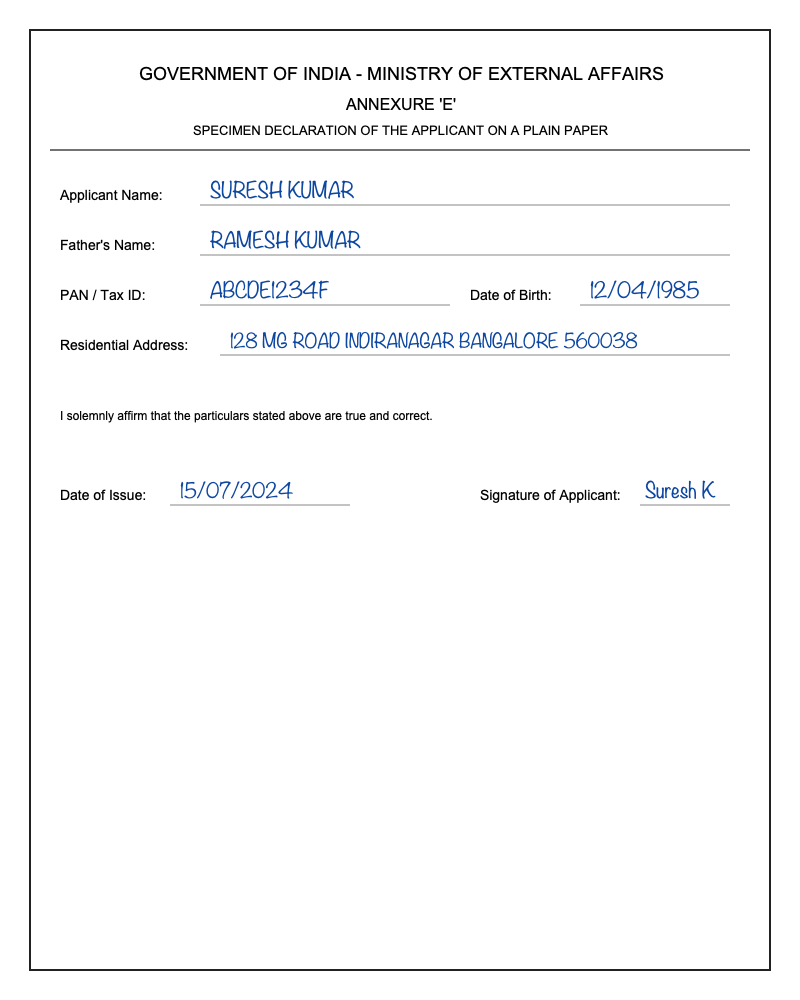
#> input picture test_corpus/handwritten_eval/01_neatly_handwritten_answers.png, 800 x 1000 px
$ python -i ocr_service.py   (imports and definitions only)
#> lines starting #> are read from the running program, lines starting #| are printed output that depends on the picture
#> further down, picture is the input picture: PIL image 800x1000 RGBA; mean R, G, B, A 248.3, 248.7, 249.4, 255
"""
TypeNull Document Intelligence - OCR Service
Preprocessing with Pillow and text extraction via pytesseract
"""

from typing import Tuple, Optional
import io
import re
from PIL import Image, ImageEnhance, ImageFilter

try:
    import pytesseract
except ImportError:
    pytesseract = None


def preprocess_image_for_ocr(image: Image.Image) -> Image.Image:
    """
    Applies standard contrast enhancement, grayscale conversion, and slight sharpening
    to improve character edge recognition for scanned certificates and mobile camera captures.
    """
    # 1. Convert to grayscale
    img = image.convert("L")

    # 2. Resize if image is too small (boost DPI equivalent)
    if img.width < 1000 or img.height < 1000:
        scale = max(1000 / img.width, 1000 / img.height)
#> scale = 1.25
        new_size = (int(img.width * scale), int(img.height * scale))
#> new_size = (1000, 1250)
        img = img.resize(new_size, Image.Resampling.LANCZOS)
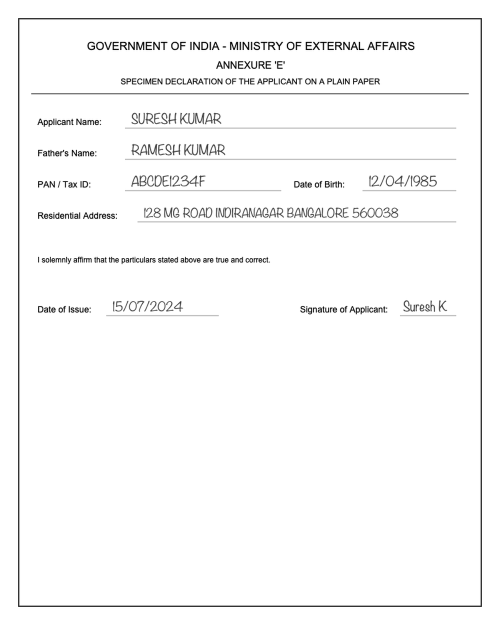
#> img: PIL image 1000x1250 L (shown at 1/2 size); min 0, max 255, mean 248.5

    # 3. Enhance contrast
    enhancer = ImageEnhance.Contrast(img)
    img = enhancer.enhance(1.8)
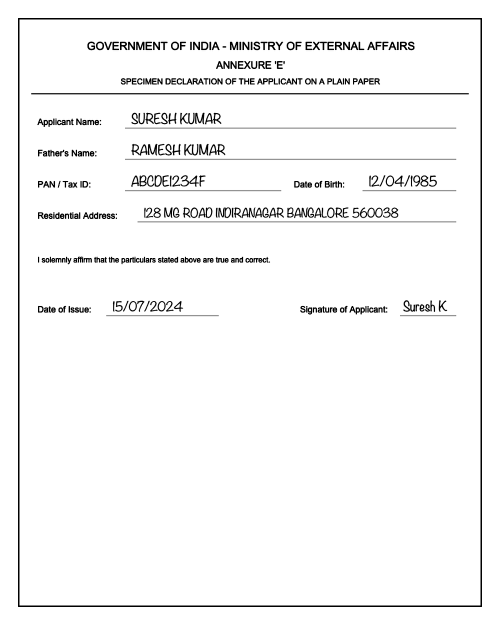
#> img: PIL image 1000x1250 L (shown at 1/2 size); min 0, max 255, mean 245.8

    # 4. Sharpen
    img = img.filter(ImageFilter.SHARPEN)

    return img


def extract_text_from_image_bytes(
    image_bytes: bytes, lang: str = "eng"
) -> Tuple[str, Optional[float]]:
    """
    Performs real OCR on an image byte stream.
    Returns (extracted_text, confidence_score).
    """
    if pytesseract is None:
        raise RuntimeError("pytesseract library is not installed in the Python runtime.")

    image = Image.open(io.BytesIO(image_bytes))
    processed = preprocess_image_for_ocr(image)

    # Retrieve detailed data to calculate true average OCR confidence
    try:
        data = pytesseract.image_to_data(processed, lang=lang, output_type=pytesseract.Output.DICT)
        text_tokens = []
        confidences = []

        for i, word in enumerate(data.get("text", [])):
            clean_word = word.strip()
            if clean_word:
                text_tokens.append(clean_word)
                conf = float(data["conf"][i])
                if conf >= 0:
                    confidences.append(conf)

        extracted_text = " ".join(text_tokens)
        avg_confidence = (sum(confidences) / len(confidences) / 100.0) if confidences else 0.80

        # Also get formatted string with line breaks
        full_text = pytesseract.image_to_string(processed, lang=lang).strip()
        final_text = full_text if len(full_text) >= len(extracted_text) else extracted_text

        return final_text, round(avg_confidence, 3)
    except Exception as e:
        # Fallback to standard image_to_string
        full_text = pytesseract.image_to_string(processed, lang=lang).strip()
        return full_text, 0.75

>>> from PIL import Image
>>> picture = Image.open('../../test_corpus/handwritten_eval/01_neatly_handwritten_answers.png')
>>> result = preprocess_image_for_ocr(picture)

$ run again, on test_corpus/handwritten_eval/02_ordinary_handwriting.png
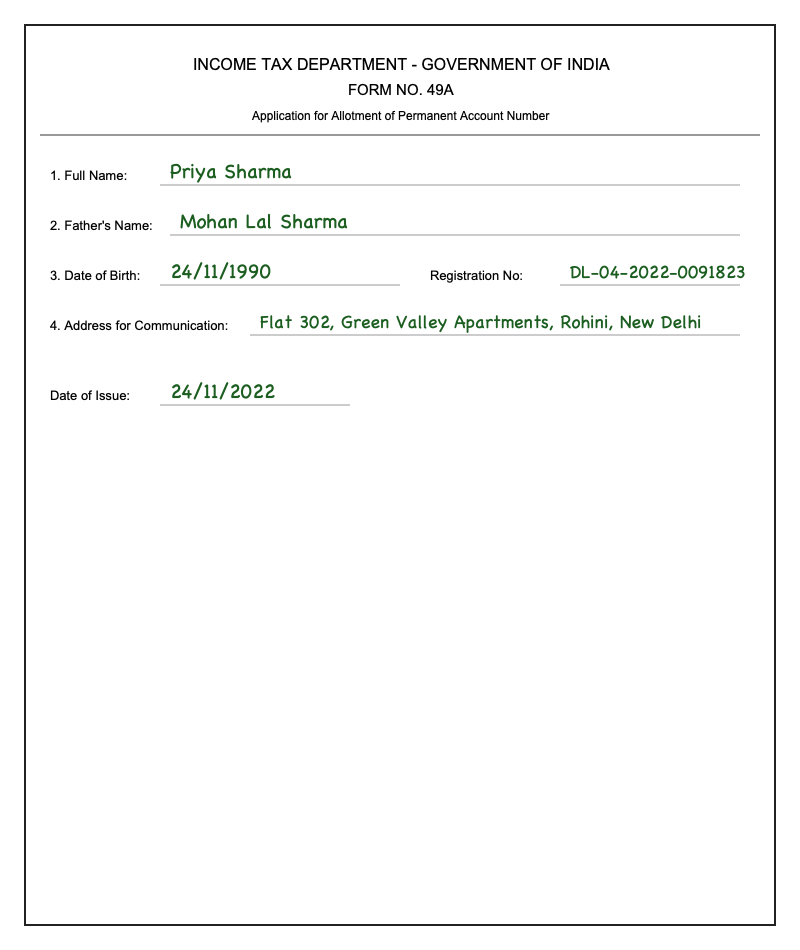
#> input picture test_corpus/handwritten_eval/02_ordinary_handwriting.png, 800 x 950 px
#> picture is the input picture: PIL image 800x950 RGBA; mean R, G, B, A 249.4, 249.9, 249.5, 255
#> in preprocess_image_for_ocr, `img = img.resize(new_size, Image.Resampling.LANCZOS)`:
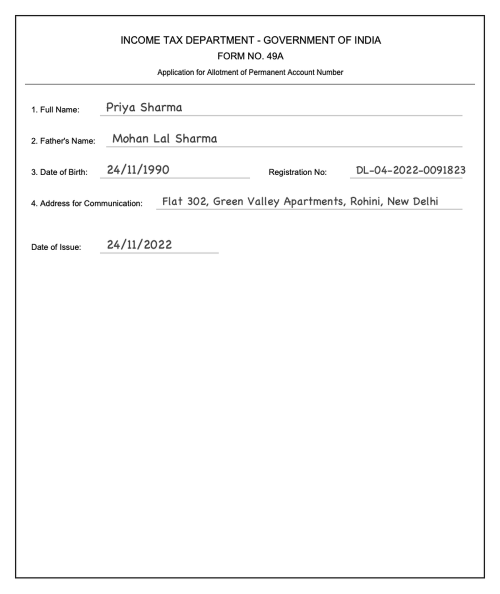
#> img: PIL image 1000x1187 L (shown at 1/2 size); min 0, max 255, mean 249.5
#> in preprocess_image_for_ocr, `img = enhancer.enhance(1.8)`:
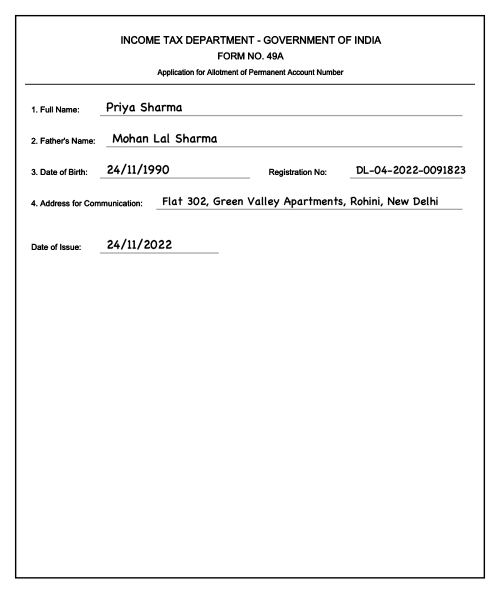
#> img: PIL image 1000x1187 L (shown at 1/2 size); min 0, max 255, mean 247.4

$ run again, on test_corpus/handwritten_eval/03_difficult_to_read_handwriting.png
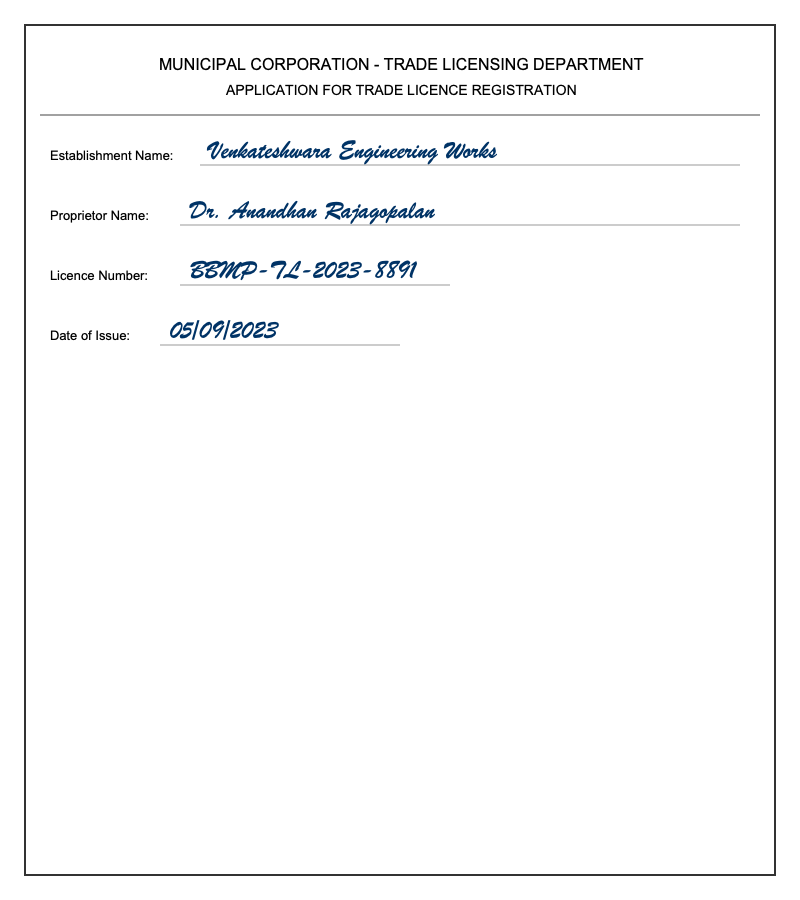
#> input picture test_corpus/handwritten_eval/03_difficult_to_read_handwriting.png, 800 x 900 px
#> picture is the input picture: PIL image 800x900 RGBA; mean R, G, B, A 249.1, 249.5, 249.9, 255
#> in preprocess_image_for_ocr, `img = img.resize(new_size, Image.Resampling.LANCZOS)`:
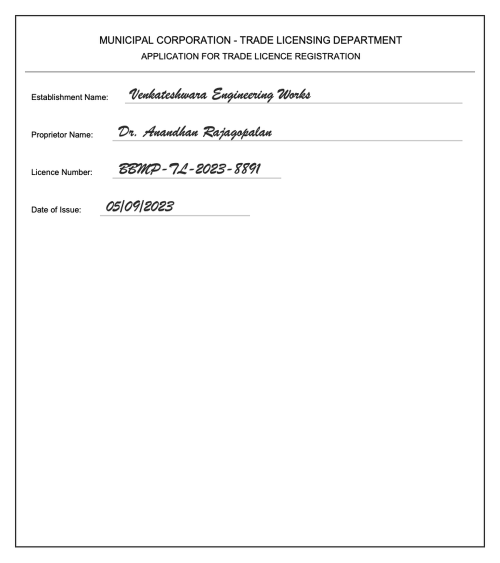
#> img: PIL image 1000x1125 L (shown at 1/2 size); min 0, max 255, mean 249.2
#> in preprocess_image_for_ocr, `img = enhancer.enhance(1.8)`:
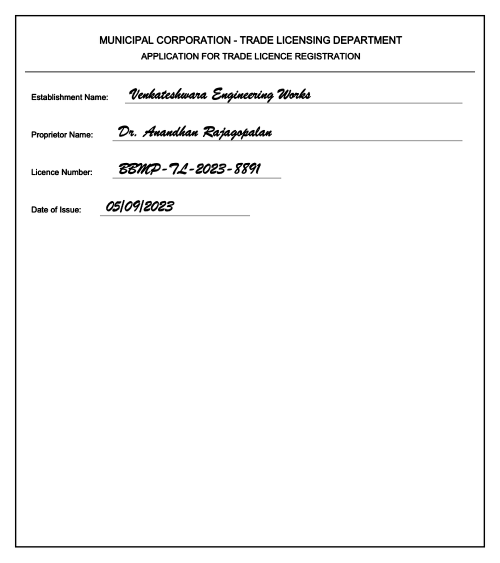
#> img: PIL image 1000x1125 L (shown at 1/2 size); min 0, max 255, mean 247.2
